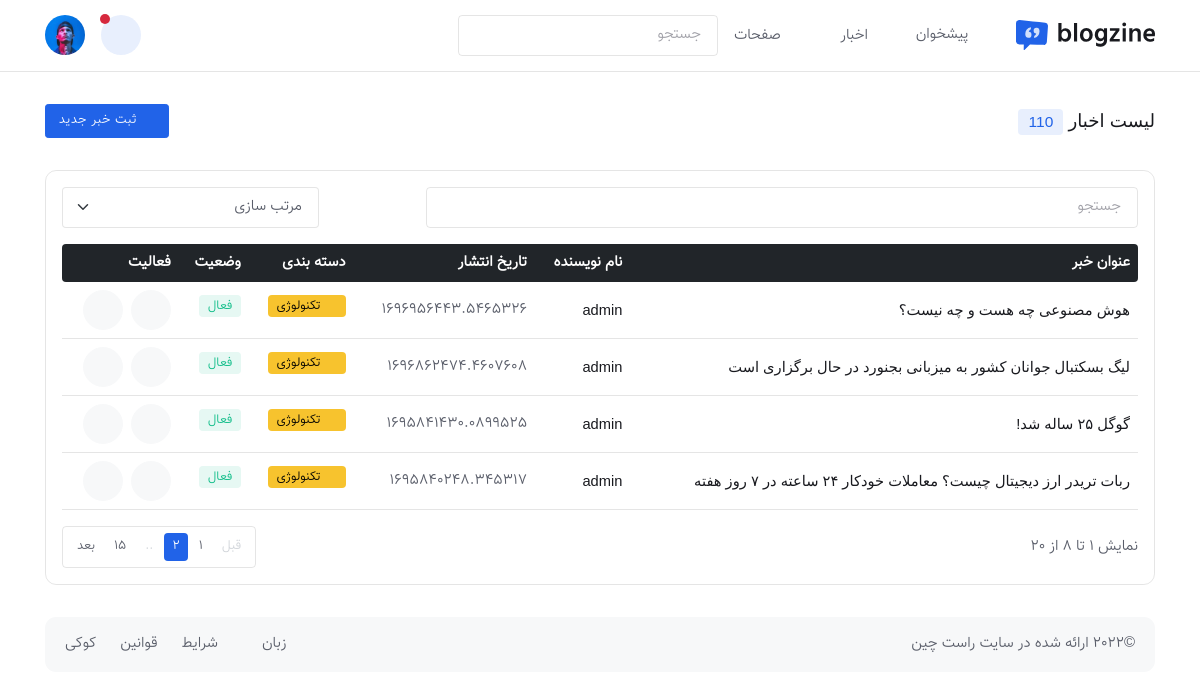
The app's page /dashboard/post/list with its own data.
### news/models.py (models this page shows, shortened)
class News(models.Model):
    writer=models.ForeignKey(User, on_delete=models.CASCADE, related_name="news")
    title=models.CharField(max_length=500)
    news_text=models.TextField()
    news_in_picname = models.TextField(null=True , blank=True)
    news_in_picurl = models.TextField(null=True , blank=True,)
    picname = models.TextField(null=True , blank=True)
    picurl = models.TextField(null=True , blank=True,)
    news_date = models.FloatField()
    news_category=models.ForeignKey("Category",on_delete=models.CASCADE,related_name="news",null=True , blank=True)
    news_subcategory=models.ForeignKey("SubCategory",on_delete=models.CASCADE,related_name="news",null=True , blank=True)
    slider=models.BooleanField(default=False)
    important=models.BooleanField(default=False)

### master/views.py (the view)
# urls.py: path('dashboard/post/list',views.master_dashboard_post_list,name='master_dashboard_post_list'),
def master_dashboard_post_list(request):
    list_news=News.objects.all().order_by('-pk')
    return render(request,'master/dashboard-post-list.html',{'list_news':list_news})

### main/templates/master/dashboard-post-list.html (shortened to what this page needs)
{% extends "master/basepanel.html" %}
{% load static %}
{% block contentmaster %}
<section class="py-4">
	<div class="container">
    <div class="row pb-4">
			<div class="col-12">
				<div class="d-sm-flex justify-content-sm-between align-items-center">
					<h1 class="mb-2 mb-sm-0 h3">لیست اخبار <span class="badge bg-primary bg-opacity-10 text-primary">110</span></h1>
					<a href="{% url 'master_dashboard_post_create' %}" class="btn btn-sm btn-primary mb-0"><i class="fas fa-plus me-2"></i>ثبت خبر جدید</a>
				</div>
			</div>
		</div>
		<div class="row">
			<div class="col-12">
          <div class="card border bg-transparent rounded-3">
            <div class="card-body p-3">
              <div class="row g-3 align-items-center justify-content-between mb-3">
                <div class="col-md-8">
                  <form class="rounded position-relative">
                    <input class="form-control pe-5 bg-transparent" type="search" placeholder="جستجو" aria-label="Search">
                    <button class="btn bg-transparent border-0 px-2 py-0 position-absolute top-50 end-0 translate-middle-y" type="submit"><i class="fas fa-search fs-6 "></i></button>
                  </form>
                </div>
                <div class="col-md-3">
                  <form>
                    <select class="form-select z-index-9 bg-transparent" aria-label=".form-select-sm">
                      <option value="">مرتب سازی</option>
                    </select>
                  </form>
                </div>
              </div>
              <div class="table-responsive border-0">
                <table class="table align-middle p-4 mb-0 table-hover table-shrink">
                  <thead class="table-dark">
                    <tr>
                      <th scope="col" class="border-0 rounded-start">عنوان خبر</th>
                      <th scope="col" class="border-0">نام نویسنده</th>
                      <th scope="col" class="border-0">تاریخ انتشار</th>
                      <th scope="col" class="border-0">دسته بندی</th>
                      <th scope="col" class="border-0">وضعیت</th>
                      <th scope="col" class="border-0 rounded-end">فعالیت</th>
                    </tr>
                  </thead>
                  {% for list_news in list_news %}
                  <tbody class="border-top-0">
                    <tr>
                      <td>
                        <h6 class="course-title mt-2 mt-md-0 mb-0"><a href="#">{{list_news.title}}</a></h6>
                      </td>
                      <td>
                        <h6 class="mb-0"><a href="#">{{list_news.writer}}</a></h6>
                      </td>
                      <td>{{list_news.news_date}}</td>
                      <td>
                        <a href="#" class="badge text-bg-warning mb-2"><i class="fas fa-circle me-2 small fw-bold"></i>تکنولوژی</a>
                      </td>
                      <td>
                        <span class="badge bg-success bg-opacity-10 text-success mb-2">فعال</span>
                      </td>
                      <td>
                        <div class="d-flex gap-2">
                          <a href="{% url 'master_dashboard_post_edit' id=list_news.id %}" class="btn btn-light btn-round mb-0" data-bs-toggle="tooltip" data-bs-placement="top" title="ویرایش"><i class="bi bi-pencil-square"></i></a>
                          <a href="{% url 'master_news_delete' id=list_news.id %}" class="btn btn-light btn-round mb-0" data-bs-toggle="tooltip" data-bs-placement="top" title="حذف"><i class="bi bi-trash"></i></a>
                        </div>
                      </td>
                    </tr>
                  </tbody>
                  {% endfor %}
                </table>
              </div>
              <div class="d-sm-flex justify-content-sm-between align-items-sm-center mt-4 mt-sm-3">
                <p class="mb-sm-0 text-center text-sm-start">نمایش 1 تا 8 از 20</p>
                <nav class="mb-sm-0 d-flex justify-content-center" aria-label="navigation">
                  <ul class="pagination pagination-sm pagination-bordered mb-0">
                    <li class="page-item disabled">
                      <a class="page-link" href="#" tabindex="-1" aria-disabled="true">قبل</a>
                    </li>
                    <li class="page-item"><a class="page-link" href="#">1</a></li>
                    <li class="page-item active"><a class="page-link" href="#">2</a></li>
                    <li class="page-item disabled"><a class="page-link" href="#">..</a></li>
                    <li class="page-item"><a class="page-link" href="#">15</a></li>
                    <li class="page-item">
                      <a class="page-link" href="#">بعد</a>
                    </li>
                  </ul>
                </nav>
              </div>
            </div>
          </div>
      </div>
    </div>
  </div>
</section>
{% endblock contentmaster %}

### records on screen
News: title "هوش مصنوعی چه هست و چه نیست؟", writer "admin", news_date "1696956443.5465326"
News: title "لیگ بسکتبال جوانان کشور به میزبانی بجنورد در حال برگزاری است", writer "admin", news_date "1696862474.4607608"
News: title "گوگل ۲۵ ساله شد!", writer "admin", news_date "1695841430.0899525"
News: title "ربات تریدر ارز دیجیتال چیست؟ معاملات خودکار ۲۴ ساعته در ۷ روز هفته", writer "admin", news_date "1695840248.345317"
